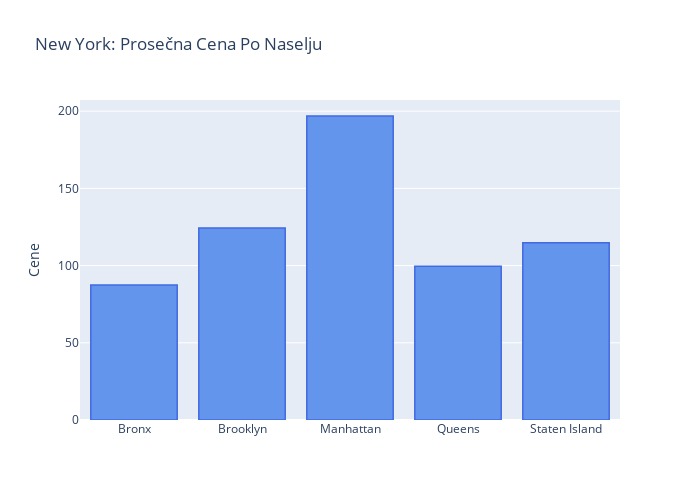

Source (notebook cell):
### Code cell
import plotly.graph_objs as go

srednje_cene_po_naselju = ny_df.groupby('neighbourhood_group')['price'].mean()

x_values = srednje_cene_po_naselju.index
y_values = srednje_cene_po_naselju.values

data = [{
    'type': 'bar',
    'x': x_values,
    'y': y_values,
    'marker': {
        'color': 'cornflowerblue',
        'line': {'width': 1.5, 'color': 'royalblue'}
    },
}]

my_layout = {
    'title': 'New York: Prosečna Cena Po Naselju',
    'yaxis': {'title': 'Cene'},
    'width': 700,
    'height': 500,
}

fig = go.Figure(data=data, layout=my_layout)
fig.show()

### Figure 1 — Plotly figure (JSON) as saved in the notebook; plotly's stock layout.template omitted (floating-point values rounded to 4 significant figures)
{"data": [{"marker": {"color": "cornflowerblue", "line": {"color": "royalblue", "width": 1.5}}, "type": "bar", "x": ["Bronx", "Brooklyn", "Manhattan", "Queens", "Staten Island"], "y": [87.5, 124.4, 196.9, 99.52, 114.8]}], "layout": {"height": 500, "title": {"text": "New York: Prosečna Cena Po Naselju"}, "width": 700, "xaxis": {"autorange": true, "range": [-0.5, 4.5], "type": "category"}, "yaxis": {"autorange": true, "range": [0, 207.2], "title": {"text": "Cene"}, "type": "linear"}}}
